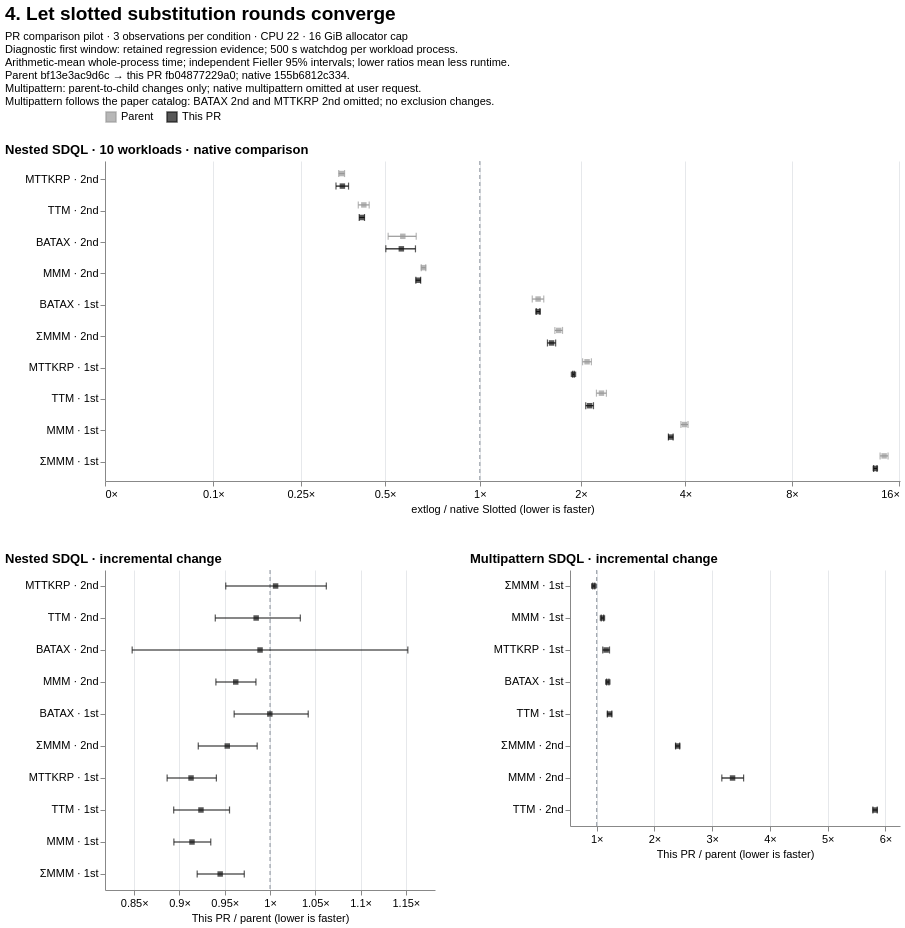

The specification (Vega-Lite) saved for this image:
### Vega-Lite specification from a JSON file in a GitHub repository (floating-point values rounded to 4 significant figures)
{"$schema": "https://vega.github.io/schema/vega-lite/v6.json", "background": "white", "title": {"text": "4. Let slotted substitution rounds converge", "anchor": "start", "fontSize": 19, "subtitle": ["PR comparison pilot · 3 observations per condition · CPU 22 · 16 GiB allocator cap", "Diagnostic first window: retained regression evidence; 500 s watchdog per workload process.", "Arithmetic-mean whole-process time; independent Fieller 95% intervals; lower ratios mean less runtime.", "Parent bf13e3ac9d6c → this PR fb04877229a0; native 155b6812c334.", "Multipattern: parent-to-child changes only; native multipattern omitted at user request.", "Multipattern follows the paper catalog: BATAX 2nd and MTTKRP 2nd omitted; no exclusion changes."], "subtitleFontSize": 11, "subtitlePadding": 7}, "vconcat": [{"title": {"text": "Nested SDQL · 10 workloads · native comparison", "anchor": "start"}, "width": 795, "height": 320, "data": {"values": [{"file_path": "benchmarks/slotted/inputs/sdql/batax_1st-44rules.egg", "logical_id": "sha256:a54ad7e75e98f1e8e03f3cd6930d96e882fb9111af797b6474cdb3423f804bcf", "metric": "wall_sec", "baseline": {"point": 55.01, "ci_low": 54.81, "ci_high": 55.21}, "candidate": {"point": 82.35, "ci_low": 79.13, "ci_high": 85.56}, "ratio": 1.497, "ci_low": 1.438, "ci_high": 1.556, "issue": null, "result_class": "higher", "workload": "BATAX · 1st", "series": "Parent"}, {"file_path": "benchmarks/slotted/inputs/sdql/batax_2nd-44rules.egg", "logical_id": "sha256:672f41d86108caebad81453f4e5a294e3f6902364e2d1dc98caa4a33fd863fec", "metric": "wall_sec", "baseline": {"point": 86.28, "ci_low": 85.55, "ci_high": 87.01}, "candidate": {"point": 49.36, "ci_low": 44.18, "ci_high": 54.53}, "ratio": 0.572, "ci_low": 0.5119, "ci_high": 0.6322, "issue": null, "result_class": "lower", "workload": "BATAX · 2nd", "series": "Parent"}, {"file_path": "benchmarks/slotted/inputs/sdql/mmm_1st-44rules.egg", "logical_id": "sha256:f1a4e04893e22ebe1e75028b0458b41a6bfc4375a598bfdfdc3014f2d33524b6", "metric": "wall_sec", "baseline": {"point": 0.07658, "ci_low": 0.07565, "ci_high": 0.0775}, "candidate": {"point": 0.3043, "ci_low": 0.2982, "ci_high": 0.3104}, "ratio": 3.974, "ci_low": 3.881, "ci_high": 4.067, "issue": null, "result_class": "higher", "workload": "MMM · 1st", "series": "Parent"}, {"file_path": "benchmarks/slotted/inputs/sdql/mmm_2nd-44rules.egg", "logical_id": "sha256:7a6b9da8fd10903379abd51ebc36b350c4237ed3e855bd5d2ba9ac437dd0998a", "metric": "wall_sec", "baseline": {"point": 3.244, "ci_low": 3.225, "ci_high": 3.263}, "candidate": {"point": 2.164, "ci_low": 2.131, "ci_high": 2.198}, "ratio": 0.6672, "ci_low": 0.6561, "ci_high": 0.6784, "issue": null, "result_class": "lower", "workload": "MMM · 2nd", "series": "Parent"}, {"file_path": "benchmarks/slotted/inputs/sdql/mmm_sum_1st-44rules.egg", "logical_id": "sha256:918887cd59eed90681b1a2c9e320d8aa945df69df8712a79c7545c766943fd90", "metric": "wall_sec", "baseline": {"point": 0.0105, "ci_low": 0.01047, "ci_high": 0.01053}, "candidate": {"point": 0.1523, "ci_low": 0.1484, "ci_high": 0.1562}, "ratio": 14.51, "ci_low": 14.14, "ci_high": 14.88, "issue": null, "result_class": "higher", "workload": "ΣMMM · 1st", "series": "Parent"}, {"file_path": "benchmarks/slotted/inputs/sdql/mmm_sum_2nd-44rules.egg", "logical_id": "sha256:d72a2dec36974b60f39b8b47c2801b6fb2ccc5f709e5012a20d335c26e7d3534", "metric": "wall_sec", "baseline": {"point": 0.3258, "ci_low": 0.3219, "ci_high": 0.3296}, "candidate": {"point": 0.561, "ci_low": 0.5481, "ci_high": 0.5739}, "ratio": 1.722, "ci_low": 1.678, "ci_high": 1.767, "issue": null, "result_class": "higher", "workload": "ΣMMM · 2nd", "series": "Parent"}, {"file_path": "benchmarks/slotted/inputs/sdql/mttkrp_1st-44rules.egg", "logical_id": "sha256:78ba1df06cfada4d79a719cc6c4d87116a65da1e83802b8e83cf8cbaefc96c3f", "metric": "wall_sec", "baseline": {"point": 0.2797, "ci_low": 0.2788, "ci_high": 0.2807}, "candidate": {"point": 0.583, "ci_low": 0.5658, "ci_high": 0.6002}, "ratio": 2.084, "ci_low": 2.023, "ci_high": 2.146, "issue": null, "result_class": "higher", "workload": "MTTKRP · 1st", "series": "Parent"}, {"file_path": "benchmarks/slotted/inputs/sdql/mttkrp_2nd-44rules.egg", "logical_id": "sha256:a2ec4397f62ca91b6d4f01038a2272fd5eaa1580958e515397abdaf7bbdd6066", "metric": "wall_sec", "baseline": {"point": 28.36, "ci_low": 28.1, "ci_high": 28.63}, "candidate": {"point": 10.05, "ci_low": 9.83, "ci_high": 10.28}, "ratio": 0.3544, "ci_low": 0.3459, "ci_high": 0.363, "issue": null, "result_class": "lower", "workload": "MTTKRP · 2nd", "series": "Parent"}, {"file_path": "benchmarks/slotted/inputs/sdql/ttm_1st-44rules.egg", "logical_id": "sha256:cc81a3b928cf05fe2b52d6cd5bb13d7ab4fdab385216713c62bd1a705c63a0f2", "metric": "wall_sec", "baseline": {"point": 0.1766, "ci_low": 0.1734, "ci_high": 0.1798}, "candidate": {"point": 0.4053, "ci_low": 0.394, "ci_high": 0.4165}, "ratio": 2.295, "ci_low": 2.22, "ci_high": 2.372, "issue": null, "result_class": "higher", "workload": "TTM · 1st", "series": "Parent"}, {"file_path": "benchmarks/slotted/inputs/sdql/ttm_2nd-44rules.egg", "logical_id": "sha256:dc2baf8706632e5e67d813fb05c8560a35caca32d6e4a26cdd83a8ddf36451a1", "metric": "wall_sec", "baseline": {"point": 10.19, "ci_low": 10.15, "ci_high": 10.22}, "candidate": {"point": 4.316, "ci_low": 4.131, "ci_high": 4.502}, "ratio": 0.4238, "ci_low": 0.4055, "ci_high": 0.442, "issue": null, "result_class": "lower", "workload": "TTM · 2nd", "series": "Parent"}, {"file_path": "benchmarks/slotted/inputs/sdql/batax_1st-44rules.egg", "logical_id": "sha256:a54ad7e75e98f1e8e03f3cd6930d96e882fb9111af797b6474cdb3423f804bcf", "metric": "wall_sec", "baseline": {"point": 55.01, "ci_low": 54.81, "ci_high": 55.21}, "candidate": {"point": 82.33, "ci_low": 81.33, "ci_high": 83.32}, "ratio": 1.497, "ci_low": 1.478, "ci_high": 1.516, "issue": null, "result_class": "higher", "workload": "BATAX · 1st", "series": "This PR"}, {"file_path": "benchmarks/slotted/inputs/sdql/batax_2nd-44rules.egg", "logical_id": "sha256:672f41d86108caebad81453f4e5a294e3f6902364e2d1dc98caa4a33fd863fec", "metric": "wall_sec", "baseline": {"point": 86.28, "ci_low": 85.55, "ci_high": 87.01}, "candidate": {"point": 48.81, "ci_low": 43.39, "ci_high": 54.23}, "ratio": 0.5657, "ci_low": 0.5028, "ci_high": 0.6287, "issue": null, "result_class": "lower", "workload": "BATAX · 2nd", "series": "This PR"}, {"file_path": "benchmarks/slotted/inputs/sdql/mmm_1st-44rules.egg", "logical_id": "sha256:f1a4e04893e22ebe1e75028b0458b41a6bfc4375a598bfdfdc3014f2d33524b6", "metric": "wall_sec", "baseline": {"point": 0.07658, "ci_low": 0.07565, "ci_high": 0.0775}, "candidate": {"point": 0.2781, "ci_low": 0.2753, "ci_high": 0.2808}, "ratio": 3.631, "ci_low": 3.575, "ci_high": 3.688, "issue": null, "result_class": "higher", "workload": "MMM · 1st", "series": "This PR"}, {"file_path": "benchmarks/slotted/inputs/sdql/mmm_2nd-44rules.egg", "logical_id": "sha256:7a6b9da8fd10903379abd51ebc36b350c4237ed3e855bd5d2ba9ac437dd0998a", "metric": "wall_sec", "baseline": {"point": 3.244, "ci_low": 3.225, "ci_high": 3.263}, "candidate": {"point": 2.082, "ci_low": 2.047, "ci_high": 2.118}, "ratio": 0.6419, "ci_low": 0.6304, "ci_high": 0.6534, "issue": null, "result_class": "lower", "workload": "MMM · 2nd", "series": "This PR"}, {"file_path": "benchmarks/slotted/inputs/sdql/mmm_sum_1st-44rules.egg", "logical_id": "sha256:918887cd59eed90681b1a2c9e320d8aa945df69df8712a79c7545c766943fd90", "metric": "wall_sec", "baseline": {"point": 0.0105, "ci_low": 0.01047, "ci_high": 0.01053}, "candidate": {"point": 0.1439, "ci_low": 0.1424, "ci_high": 0.1454}, "ratio": 13.71, "ci_low": 13.56, "ci_high": 13.86, "issue": null, "result_class": "higher", "workload": "ΣMMM · 1st", "series": "This PR"}, {"file_path": "benchmarks/slotted/inputs/sdql/mmm_sum_2nd-44rules.egg", "logical_id": "sha256:d72a2dec36974b60f39b8b47c2801b6fb2ccc5f709e5012a20d335c26e7d3534", "metric": "wall_sec", "baseline": {"point": 0.3258, "ci_low": 0.3219, "ci_high": 0.3296}, "candidate": {"point": 0.5345, "ci_low": 0.521, "ci_high": 0.5479}, "ratio": 1.641, "ci_low": 1.595, "ci_high": 1.687, "issue": null, "result_class": "higher", "workload": "ΣMMM · 2nd", "series": "This PR"}, {"file_path": "benchmarks/slotted/inputs/sdql/mttkrp_1st-44rules.egg", "logical_id": "sha256:78ba1df06cfada4d79a719cc6c4d87116a65da1e83802b8e83cf8cbaefc96c3f", "metric": "wall_sec", "baseline": {"point": 0.2797, "ci_low": 0.2788, "ci_high": 0.2807}, "candidate": {"point": 0.5322, "ci_low": 0.5299, "ci_high": 0.5345}, "ratio": 1.902, "ci_low": 1.892, "ci_high": 1.913, "issue": null, "result_class": "higher", "workload": "MTTKRP · 1st", "series": "This PR"}, {"file_path": "benchmarks/slotted/inputs/sdql/mttkrp_2nd-44rules.egg", "logical_id": "sha256:a2ec4397f62ca91b6d4f01038a2272fd5eaa1580958e515397abdaf7bbdd6066", "metric": "wall_sec", "baseline": {"point": 28.36, "ci_low": 28.1, "ci_high": 28.63}, "candidate": {"point": 10.11, "ci_low": 9.603, "ci_high": 10.63}, "ratio": 0.3566, "ci_low": 0.3383, "ci_high": 0.3749, "issue": null, "result_class": "lower", "workload": "MTTKRP · 2nd", "series": "This PR"}, {"file_path": "benchmarks/slotted/inputs/sdql/ttm_1st-44rules.egg", "logical_id": "sha256:cc81a3b928cf05fe2b52d6cd5bb13d7ab4fdab385216713c62bd1a705c63a0f2", "metric": "wall_sec", "baseline": {"point": 0.1766, "ci_low": 0.1734, "ci_high": 0.1798}, "candidate": {"point": 0.3743, "ci_low": 0.3674, "ci_high": 0.3813}, "ratio": 2.12, "ci_low": 2.066, "ci_high": 2.176, "issue": null, "result_class": "higher", "workload": "TTM · 1st", "series": "This PR"}, {"file_path": "benchmarks/slotted/inputs/sdql/ttm_2nd-44rules.egg", "logical_id": "sha256:dc2baf8706632e5e67d813fb05c8560a35caca32d6e4a26cdd83a8ddf36451a1", "metric": "wall_sec", "baseline": {"point": 10.19, "ci_low": 10.15, "ci_high": 10.22}, "candidate": {"point": 4.25, "ci_low": 4.163, "ci_high": 4.338}, "ratio": 0.4173, "ci_low": 0.4085, "ci_high": 0.426, "issue": null, "result_class": "lower", "workload": "TTM · 2nd", "series": "This PR"}]}, "encoding": {"x": {"type": "quantitative", "scale": {"type": "symlog", "constant": 0.1, "domain": [0, 16.07], "nice": false}, "axis": {"title": "extlog / native Slotted (lower is faster)", "labelExpr": "format(datum.value,',~f') + '×'", "values": [-64, -16, -4, -1, 0, 0.1, 0.25, 0.5, 1, 2, 4, 8, 16, 32, 64, 128, 256], "labelOverlap": "greedy", "grid": true}}, "y": {"field": "workload", "type": "nominal", "sort": ["MTTKRP · 2nd", "TTM · 2nd", "BATAX · 2nd", "MMM · 2nd", "BATAX · 1st", "ΣMMM · 2nd", "MTTKRP · 1st", "TTM · 1st", "MMM · 1st", "ΣMMM · 1st"], "title": null, "axis": {"labelLimit": 130, "minExtent": 100}}, "yOffset": {"field": "series", "sort": ["Parent", "This PR"], "scale": {"domain": ["Parent", "This PR"]}}, "color": {"field": "series", "type": "nominal", "title": null, "scale": {"domain": ["Parent", "This PR"], "range": ["#999999", "#111111"]}, "legend": {"orient": "top", "symbolType": "square"}}}, "layer": [{"mark": {"type": "rule", "color": "#89919b", "strokeDash": [4, 3]}, "encoding": {"x": {"datum": 1}, "y": {"value": 0}, "y2": {"value": 320}, "yOffset": {"value": 0}, "color": {"value": "#89919b"}}, "transform": [{"aggregate": [{"op": "count", "as": "n"}]}]}, {"mark": {"type": "rule", "strokeWidth": 1.2}, "encoding": {"x": {"field": "ci_low"}, "x2": {"field": "ci_high"}}, "transform": [{"filter": "isValid(datum.ci_low) && isValid(datum.ci_high)"}]}, {"mark": {"type": "tick", "orient": "vertical", "size": 7, "thickness": 1.2}, "encoding": {"x": {"field": "ci_low"}}, "transform": [{"filter": "isValid(datum.ci_low)"}]}, {"mark": {"type": "tick", "orient": "vertical", "size": 7, "thickness": 1.2}, "encoding": {"x": {"field": "ci_high"}}, "transform": [{"filter": "isValid(datum.ci_high)"}]}, {"mark": {"type": "point", "filled": true, "shape": "square", "size": 30}, "encoding": {"x": {"field": "ratio"}, "tooltip": [{"field": "workload"}, {"field": "series"}, {"field": "ratio"}, {"field": "ci_low"}, {"field": "ci_high"}, {"field": "issue"}]}}, {"mark": {"type": "text", "align": "left", "dx": 7, "fontSize": 9}, "encoding": {"x": {"field": "ratio"}, "text": {"field": "issue"}}, "transform": [{"filter": "isValid(datum.issue) && datum.issue !== ''"}]}]}, {"hconcat": [{"title": {"text": "Nested SDQL · incremental change", "anchor": "start"}, "width": 330, "height": 320, "data": {"values": [{"file_path": "benchmarks/slotted/inputs/sdql/batax_1st-44rules.egg", "logical_id": "sha256:a54ad7e75e98f1e8e03f3cd6930d96e882fb9111af797b6474cdb3423f804bcf", "metric": "wall_sec", "baseline": {"point": 82.35, "ci_low": 79.13, "ci_high": 85.56}, "candidate": {"point": 82.33, "ci_low": 81.33, "ci_high": 83.32}, "ratio": 0.9997, "ci_low": 0.9604, "ci_high": 1.042, "issue": null, "result_class": "unclear", "workload": "BATAX · 1st", "series": "This PR / parent"}, {"file_path": "benchmarks/slotted/inputs/sdql/batax_2nd-44rules.egg", "logical_id": "sha256:672f41d86108caebad81453f4e5a294e3f6902364e2d1dc98caa4a33fd863fec", "metric": "wall_sec", "baseline": {"point": 49.36, "ci_low": 44.18, "ci_high": 54.53}, "candidate": {"point": 48.81, "ci_low": 43.39, "ci_high": 54.23}, "ratio": 0.989, "ci_low": 0.8477, "ci_high": 1.152, "issue": null, "result_class": "unclear", "workload": "BATAX · 2nd", "series": "This PR / parent"}, {"file_path": "benchmarks/slotted/inputs/sdql/mmm_1st-44rules.egg", "logical_id": "sha256:f1a4e04893e22ebe1e75028b0458b41a6bfc4375a598bfdfdc3014f2d33524b6", "metric": "wall_sec", "baseline": {"point": 0.3043, "ci_low": 0.2982, "ci_high": 0.3104}, "candidate": {"point": 0.2781, "ci_low": 0.2753, "ci_high": 0.2808}, "ratio": 0.9138, "ci_low": 0.8938, "ci_high": 0.9345, "issue": null, "result_class": "lower", "workload": "MMM · 1st", "series": "This PR / parent"}, {"file_path": "benchmarks/slotted/inputs/sdql/mmm_2nd-44rules.egg", "logical_id": "sha256:7a6b9da8fd10903379abd51ebc36b350c4237ed3e855bd5d2ba9ac437dd0998a", "metric": "wall_sec", "baseline": {"point": 2.164, "ci_low": 2.131, "ci_high": 2.198}, "candidate": {"point": 2.082, "ci_low": 2.047, "ci_high": 2.118}, "ratio": 0.9621, "ci_low": 0.9402, "ci_high": 0.9844, "issue": null, "result_class": "lower", "workload": "MMM · 2nd", "series": "This PR / parent"}, {"file_path": "benchmarks/slotted/inputs/sdql/mmm_sum_1st-44rules.egg", "logical_id": "sha256:918887cd59eed90681b1a2c9e320d8aa945df69df8712a79c7545c766943fd90", "metric": "wall_sec", "baseline": {"point": 0.1523, "ci_low": 0.1484, "ci_high": 0.1562}, "candidate": {"point": 0.1439, "ci_low": 0.1424, "ci_high": 0.1454}, "ratio": 0.9449, "ci_low": 0.9195, "ci_high": 0.9715, "issue": null, "result_class": "lower", "workload": "ΣMMM · 1st", "series": "This PR / parent"}, {"file_path": "benchmarks/slotted/inputs/sdql/mmm_sum_2nd-44rules.egg", "logical_id": "sha256:d72a2dec36974b60f39b8b47c2801b6fb2ccc5f709e5012a20d335c26e7d3534", "metric": "wall_sec", "baseline": {"point": 0.561, "ci_low": 0.5481, "ci_high": 0.5739}, "candidate": {"point": 0.5345, "ci_low": 0.521, "ci_high": 0.5479}, "ratio": 0.9528, "ci_low": 0.9207, "ci_high": 0.9858, "issue": null, "result_class": "lower", "workload": "ΣMMM · 2nd", "series": "This PR / parent"}, {"file_path": "benchmarks/slotted/inputs/sdql/mttkrp_1st-44rules.egg", "logical_id": "sha256:78ba1df06cfada4d79a719cc6c4d87116a65da1e83802b8e83cf8cbaefc96c3f", "metric": "wall_sec", "baseline": {"point": 0.583, "ci_low": 0.5658, "ci_high": 0.6002}, "candidate": {"point": 0.5322, "ci_low": 0.5299, "ci_high": 0.5345}, "ratio": 0.9128, "ci_low": 0.8864, "ci_high": 0.9407, "issue": null, "result_class": "lower", "workload": "MTTKRP · 1st", "series": "This PR / parent"}, {"file_path": "benchmarks/slotted/inputs/sdql/mttkrp_2nd-44rules.egg", "logical_id": "sha256:a2ec4397f62ca91b6d4f01038a2272fd5eaa1580958e515397abdaf7bbdd6066", "metric": "wall_sec", "baseline": {"point": 10.05, "ci_low": 9.83, "ci_high": 10.28}, "candidate": {"point": 10.11, "ci_low": 9.603, "ci_high": 10.63}, "ratio": 1.006, "ci_low": 0.9511, "ci_high": 1.062, "issue": null, "result_class": "unclear", "workload": "MTTKRP · 2nd", "series": "This PR / parent"}, {"file_path": "benchmarks/slotted/inputs/sdql/ttm_1st-44rules.egg", "logical_id": "sha256:cc81a3b928cf05fe2b52d6cd5bb13d7ab4fdab385216713c62bd1a705c63a0f2", "metric": "wall_sec", "baseline": {"point": 0.4053, "ci_low": 0.394, "ci_high": 0.4165}, "candidate": {"point": 0.3743, "ci_low": 0.3674, "ci_high": 0.3813}, "ratio": 0.9237, "ci_low": 0.8936, "ci_high": 0.9552, "issue": null, "result_class": "lower", "workload": "TTM · 1st", "series": "This PR / parent"}, {"file_path": "benchmarks/slotted/inputs/sdql/ttm_2nd-44rules.egg", "logical_id": "sha256:dc2baf8706632e5e67d813fb05c8560a35caca32d6e4a26cdd83a8ddf36451a1", "metric": "wall_sec", "baseline": {"point": 4.316, "ci_low": 4.131, "ci_high": 4.502}, "candidate": {"point": 4.25, "ci_low": 4.163, "ci_high": 4.338}, "ratio": 0.9847, "ci_low": 0.9395, "ci_high": 1.033, "issue": null, "result_class": "unclear", "workload": "TTM · 2nd", "series": "This PR / parent"}]}, "encoding": {"x": {"type": "quantitative", "scale": {"type": "linear", "domain": [0.8177, 1.182], "nice": false}, "axis": {"title": "This PR / parent (lower is faster)", "labelExpr": "format(datum.value,',~f') + '×'", "labelOverlap": "greedy", "grid": true, "tickCount": 7}}, "y": {"field": "workload", "type": "nominal", "sort": ["MTTKRP · 2nd", "TTM · 2nd", "BATAX · 2nd", "MMM · 2nd", "BATAX · 1st", "ΣMMM · 2nd", "MTTKRP · 1st", "TTM · 1st", "MMM · 1st", "ΣMMM · 1st"], "title": null, "axis": {"labelLimit": 130, "minExtent": 100}}, "color": {"value": "#111111"}}, "layer": [{"mark": {"type": "rule", "color": "#89919b", "strokeDash": [4, 3]}, "encoding": {"x": {"datum": 1}, "y": {"value": 0}, "y2": {"value": 320}, "yOffset": {"value": 0}, "color": {"value": "#89919b"}}, "transform": [{"aggregate": [{"op": "count", "as": "n"}]}]}, {"mark": {"type": "rule", "strokeWidth": 1.2}, "encoding": {"x": {"field": "ci_low"}, "x2": {"field": "ci_high"}}, "transform": [{"filter": "isValid(datum.ci_low) && isValid(datum.ci_high)"}]}, {"mark": {"type": "tick", "orient": "vertical", "size": 7, "thickness": 1.2}, "encoding": {"x": {"field": "ci_low"}}, "transform": [{"filter": "isValid(datum.ci_low)"}]}, {"mark": {"type": "tick", "orient": "vertical", "size": 7, "thickness": 1.2}, "encoding": {"x": {"field": "ci_high"}}, "transform": [{"filter": "isValid(datum.ci_high)"}]}, {"mark": {"type": "point", "filled": true, "shape": "square", "size": 30}, "encoding": {"x": {"field": "ratio"}, "tooltip": [{"field": "workload"}, {"field": "series"}, {"field": "ratio"}, {"field": "ci_low"}, {"field": "ci_high"}, {"field": "issue"}]}}, {"mark": {"type": "text", "align": "left", "dx": 7, "fontSize": 9}, "encoding": {"x": {"field": "ratio"}, "text": {"field": "issue"}}, "transform": [{"filter": "isValid(datum.issue) && datum.issue !== ''"}]}]}, {"title": {"text": "Multipattern SDQL · incremental change", "anchor": "start"}, "width": 330, "height": 256, "data": {"values": [{"file_path": "benchmarks/slotted/inputs/sdql/batax_1st-44rules.egg", "logical_id": "sha256:a54ad7e75e98f1e8e03f3cd6930d96e882fb9111af797b6474cdb3423f804bcf", "metric": "wall_sec", "baseline": {"point": 79.01, "ci_low": 78.04, "ci_high": 79.99}, "candidate": {"point": 94.14, "ci_low": 93.09, "ci_high": 95.19}, "ratio": 1.191, "ci_low": 1.172, "ci_high": 1.211, "issue": null, "result_class": "higher", "workload": "BATAX · 1st", "series": "This PR / parent"}, {"file_path": "benchmarks/slotted/inputs/sdql/mmm_1st-44rules.egg", "logical_id": "sha256:f1a4e04893e22ebe1e75028b0458b41a6bfc4375a598bfdfdc3014f2d33524b6", "metric": "wall_sec", "baseline": {"point": 0.3843, "ci_low": 0.3804, "ci_high": 0.3881}, "candidate": {"point": 0.4222, "ci_low": 0.4151, "ci_high": 0.4293}, "ratio": 1.099, "ci_low": 1.077, "ci_high": 1.12, "issue": null, "result_class": "higher", "workload": "MMM · 1st", "series": "This PR / parent"}, {"file_path": "benchmarks/slotted/inputs/sdql/mmm_2nd-44rules.egg", "logical_id": "sha256:7a6b9da8fd10903379abd51ebc36b350c4237ed3e855bd5d2ba9ac437dd0998a", "metric": "wall_sec", "baseline": {"point": 5.549, "ci_low": 5.39, "ci_high": 5.709}, "candidate": {"point": 18.6, "ci_low": 17.7, "ci_high": 19.5}, "ratio": 3.352, "ci_low": 3.166, "ci_high": 3.544, "issue": null, "result_class": "higher", "workload": "MMM · 2nd", "series": "This PR / parent"}, {"file_path": "benchmarks/slotted/inputs/sdql/mmm_sum_1st-44rules.egg", "logical_id": "sha256:918887cd59eed90681b1a2c9e320d8aa945df69df8712a79c7545c766943fd90", "metric": "wall_sec", "baseline": {"point": 0.1649, "ci_low": 0.1636, "ci_high": 0.1662}, "candidate": {"point": 0.1564, "ci_low": 0.1538, "ci_high": 0.1589}, "ratio": 0.9484, "ci_low": 0.9312, "ci_high": 0.9657, "issue": null, "result_class": "lower", "workload": "ΣMMM · 1st", "series": "This PR / parent"}, {"file_path": "benchmarks/slotted/inputs/sdql/mmm_sum_2nd-44rules.egg", "logical_id": "sha256:d72a2dec36974b60f39b8b47c2801b6fb2ccc5f709e5012a20d335c26e7d3534", "metric": "wall_sec", "baseline": {"point": 0.8092, "ci_low": 0.8062, "ci_high": 0.8122}, "candidate": {"point": 1.943, "ci_low": 1.915, "ci_high": 1.971}, "ratio": 2.401, "ci_low": 2.366, "ci_high": 2.437, "issue": null, "result_class": "higher", "workload": "ΣMMM · 2nd", "series": "This PR / parent"}, {"file_path": "benchmarks/slotted/inputs/sdql/mttkrp_1st-44rules.egg", "logical_id": "sha256:78ba1df06cfada4d79a719cc6c4d87116a65da1e83802b8e83cf8cbaefc96c3f", "metric": "wall_sec", "baseline": {"point": 1.014, "ci_low": 1.011, "ci_high": 1.017}, "candidate": {"point": 1.179, "ci_low": 1.12, "ci_high": 1.238}, "ratio": 1.163, "ci_low": 1.104, "ci_high": 1.221, "issue": null, "result_class": "higher", "workload": "MTTKRP · 1st", "series": "This PR / parent"}, {"file_path": "benchmarks/slotted/inputs/sdql/ttm_1st-44rules.egg", "logical_id": "sha256:cc81a3b928cf05fe2b52d6cd5bb13d7ab4fdab385216713c62bd1a705c63a0f2", "metric": "wall_sec", "baseline": {"point": 0.5251, "ci_low": 0.5121, "ci_high": 0.5382}, "candidate": {"point": 0.6418, "ci_low": 0.6293, "ci_high": 0.6543}, "ratio": 1.222, "ci_low": 1.184, "ci_high": 1.262, "issue": null, "result_class": "higher", "workload": "TTM · 1st", "series": "This PR / parent"}, {"file_path": "benchmarks/slotted/inputs/sdql/ttm_2nd-44rules.egg", "logical_id": "sha256:dc2baf8706632e5e67d813fb05c8560a35caca32d6e4a26cdd83a8ddf36451a1", "metric": "wall_sec", "baseline": {"point": 10.02, "ci_low": 9.985, "ci_high": 10.06}, "candidate": {"point": 58.33, "ci_low": 58.02, "ci_high": 58.64}, "ratio": 5.82, "ci_low": 5.782, "ci_high": 5.858, "issue": null, "result_class": "higher", "workload": "TTM · 2nd", "series": "This PR / parent"}]}, "encoding": {"x": {"type": "quantitative", "scale": {"type": "linear", "domain": [0.537, 6.252], "nice": false}, "axis": {"title": "This PR / parent (lower is faster)", "labelExpr": "format(datum.value,',~f') + '×'", "labelOverlap": "greedy", "grid": true, "tickCount": 7}}, "y": {"field": "workload", "type": "nominal", "sort": ["ΣMMM · 1st", "MMM · 1st", "MTTKRP · 1st", "BATAX · 1st", "TTM · 1st", "ΣMMM · 2nd", "MMM · 2nd", "TTM · 2nd"], "title": null, "axis": {"labelLimit": 130, "minExtent": 100}}, "color": {"value": "#111111"}}, "layer": [{"mark": {"type": "rule", "color": "#89919b", "strokeDash": [4, 3]}, "encoding": {"x": {"datum": 1}, "y": {"value": 0}, "y2": {"value": 256}, "yOffset": {"value": 0}, "color": {"value": "#89919b"}}, "transform": [{"aggregate": [{"op": "count", "as": "n"}]}]}, {"mark": {"type": "rule", "strokeWidth": 1.2}, "encoding": {"x": {"field": "ci_low"}, "x2": {"field": "ci_high"}}, "transform": [{"filter": "isValid(datum.ci_low) && isValid(datum.ci_high)"}]}, {"mark": {"type": "tick", "orient": "vertical", "size": 7, "thickness": 1.2}, "encoding": {"x": {"field": "ci_low"}}, "transform": [{"filter": "isValid(datum.ci_low)"}]}, {"mark": {"type": "tick", "orient": "vertical", "size": 7, "thickness": 1.2}, "encoding": {"x": {"field": "ci_high"}}, "transform": [{"filter": "isValid(datum.ci_high)"}]}, {"mark": {"type": "point", "filled": true, "shape": "square", "size": 30}, "encoding": {"x": {"field": "ratio"}, "tooltip": [{"field": "workload"}, {"field": "series"}, {"field": "ratio"}, {"field": "ci_low"}, {"field": "ci_high"}, {"field": "issue"}]}}, {"mark": {"type": "text", "align": "left", "dx": 7, "fontSize": 9}, "encoding": {"x": {"field": "ratio"}, "text": {"field": "issue"}}, "transform": [{"filter": "isValid(datum.issue) && datum.issue !== ''"}]}]}], "spacing": 35}], "spacing": 38, "resolve": {"scale": {"color": "shared"}}, "config": {"font": "Arial", "view": {"stroke": null}, "axis": {"labelFontSize": 11, "titleFontSize": 11, "titleFontWeight": "normal", "gridColor": "#e6e8eb"}, "title": {"fontSize": 13}, "legend": {"labelFontSize": 11}}}
